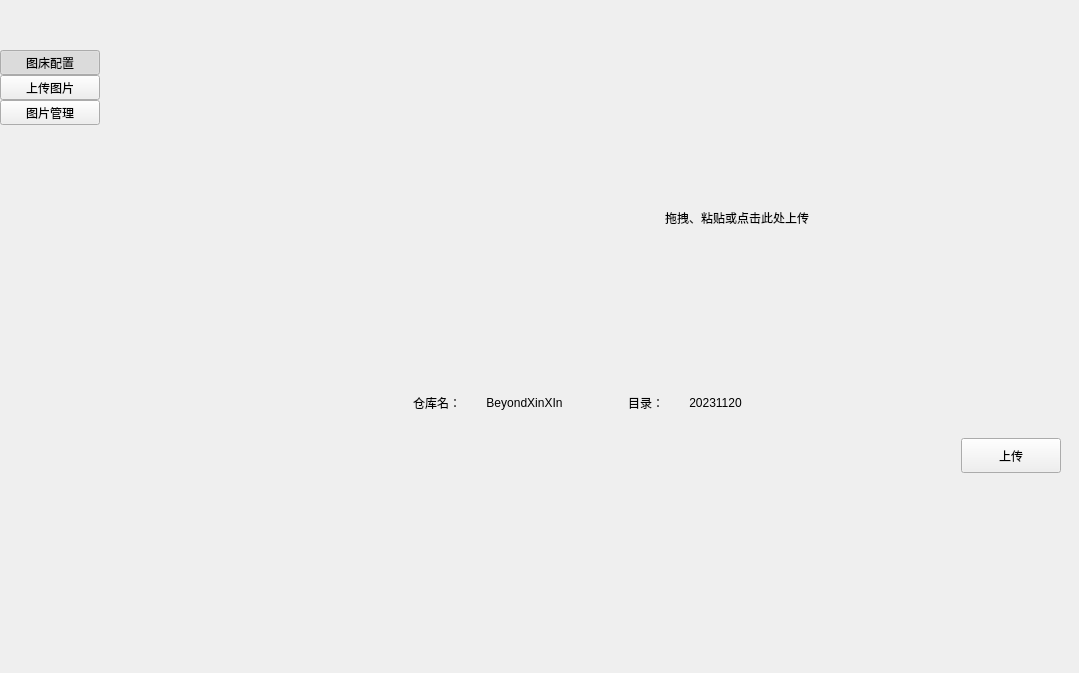
<?xml version="1.0" encoding="UTF-8"?>
<ui version="4.0">
 <class>MainWindow</class>
 <widget class="QWidget" name="MainWindow">
  <property name="geometry">
   <rect>
    <x>0</x>
    <y>0</y>
    <width>1079</width>
    <height>673</height>
   </rect>
  </property>
  <property name="windowTitle">
   <string>Form</string>
  </property>
  <layout class="QVBoxLayout" name="verticalLayout_5">
   <property name="spacing">
    <number>10</number>
   </property>
   <property name="leftMargin">
    <number>0</number>
   </property>
   <property name="topMargin">
    <number>0</number>
   </property>
   <property name="rightMargin">
    <number>0</number>
   </property>
   <property name="bottomMargin">
    <number>0</number>
   </property>
   <item>
    <widget class="QWidget" name="title_wid" native="true">
     <property name="sizePolicy">
      <sizepolicy hsizetype="Preferred" vsizetype="Fixed">
       <horstretch>0</horstretch>
       <verstretch>0</verstretch>
      </sizepolicy>
     </property>
     <property name="minimumSize">
      <size>
       <width>0</width>
       <height>40</height>
      </size>
     </property>
     <property name="styleSheet">
      <string notr="true"/>
     </property>
     <layout class="QHBoxLayout" name="horizontalLayout_2">
      <property name="spacing">
       <number>0</number>
      </property>
      <property name="leftMargin">
       <number>0</number>
      </property>
      <property name="topMargin">
       <number>0</number>
      </property>
      <property name="rightMargin">
       <number>0</number>
      </property>
      <property name="bottomMargin">
       <number>0</number>
      </property>
      <item>
       <spacer name="horizontalSpacer">
        <property name="orientation">
         <enum>Qt::Horizontal</enum>
        </property>
        <property name="sizeType">
         <enum>QSizePolicy::Minimum</enum>
        </property>
        <property name="sizeHint" stdset="0">
         <size>
          <width>24</width>
          <height>20</height>
         </size>
        </property>
       </spacer>
      </item>
      <item>
       <widget class="QLabel" name="title_lab">
        <property name="sizePolicy">
         <sizepolicy hsizetype="Expanding" vsizetype="Preferred">
          <horstretch>0</horstretch>
          <verstretch>0</verstretch>
         </sizepolicy>
        </property>
        <property name="styleSheet">
         <string notr="true"/>
        </property>
        <property name="text">
         <string/>
        </property>
        <property name="alignment">
         <set>Qt::AlignLeading|Qt::AlignLeft|Qt::AlignVCenter</set>
        </property>
       </widget>
      </item>
      <item>
       <widget class="QWidget" name="widgetMenu" native="true">
        <property name="sizePolicy">
         <sizepolicy hsizetype="Minimum" vsizetype="Preferred">
          <horstretch>0</horstretch>
          <verstretch>0</verstretch>
         </sizepolicy>
        </property>
        <layout class="QHBoxLayout" name="horizontalLayout">
         <property name="spacing">
          <number>0</number>
         </property>
         <property name="leftMargin">
          <number>0</number>
         </property>
         <property name="topMargin">
          <number>0</number>
         </property>
         <property name="rightMargin">
          <number>0</number>
         </property>
         <property name="bottomMargin">
          <number>0</number>
         </property>
         <item>
          <widget class="QPushButton" name="btnMin">
           <property name="sizePolicy">
            <sizepolicy hsizetype="Minimum" vsizetype="Expanding">
             <horstretch>0</horstretch>
             <verstretch>0</verstretch>
            </sizepolicy>
           </property>
           <property name="minimumSize">
            <size>
             <width>35</width>
             <height>0</height>
            </size>
           </property>
           <property name="maximumSize">
            <size>
             <width>35</width>
             <height>16777215</height>
            </size>
           </property>
           <property name="cursor">
            <cursorShape>ArrowCursor</cursorShape>
           </property>
           <property name="focusPolicy">
            <enum>Qt::NoFocus</enum>
           </property>
           <property name="toolTip">
            <string>最小化</string>
           </property>
           <property name="text">
            <string/>
           </property>
           <property name="icon">
            <iconset>
             <normaloff>:/image/titlemini.png</normaloff>:/image/titlemini.png</iconset>
           </property>
           <property name="flat">
            <bool>true</bool>
           </property>
           <property name="CustomStyle" stdset="0">
            <string>transparent</string>
           </property>
          </widget>
         </item>
         <item>
          <widget class="QPushButton" name="btnClose">
           <property name="sizePolicy">
            <sizepolicy hsizetype="Fixed" vsizetype="Expanding">
             <horstretch>0</horstretch>
             <verstretch>0</verstretch>
            </sizepolicy>
           </property>
           <property name="minimumSize">
            <size>
             <width>35</width>
             <height>0</height>
            </size>
           </property>
           <property name="maximumSize">
            <size>
             <width>35</width>
             <height>16777215</height>
            </size>
           </property>
           <property name="cursor">
            <cursorShape>ArrowCursor</cursorShape>
           </property>
           <property name="focusPolicy">
            <enum>Qt::NoFocus</enum>
           </property>
           <property name="toolTip">
            <string>关闭</string>
           </property>
           <property name="text">
            <string/>
           </property>
           <property name="icon">
            <iconset>
             <normaloff>:/image/titleclose.png</normaloff>:/image/titleclose.png</iconset>
           </property>
           <property name="flat">
            <bool>true</bool>
           </property>
           <property name="CustomStyle" stdset="0">
            <string>transparent</string>
           </property>
          </widget>
         </item>
        </layout>
       </widget>
      </item>
     </layout>
    </widget>
   </item>
   <item>
    <widget class="QWidget" name="main_wid" native="true">
     <property name="styleSheet">
      <string notr="true"/>
     </property>
     <layout class="QHBoxLayout" name="horizontalLayout_3">
      <property name="spacing">
       <number>10</number>
      </property>
      <property name="leftMargin">
       <number>0</number>
      </property>
      <property name="topMargin">
       <number>0</number>
      </property>
      <property name="rightMargin">
       <number>0</number>
      </property>
      <property name="bottomMargin">
       <number>0</number>
      </property>
      <item>
       <widget class="QWidget" name="control_wid" native="true">
        <property name="minimumSize">
         <size>
          <width>100</width>
          <height>0</height>
         </size>
        </property>
        <property name="maximumSize">
         <size>
          <width>100</width>
          <height>16777215</height>
         </size>
        </property>
        <layout class="QVBoxLayout" name="verticalLayout_2">
         <property name="spacing">
          <number>0</number>
         </property>
         <property name="leftMargin">
          <number>0</number>
         </property>
         <property name="topMargin">
          <number>0</number>
         </property>
         <property name="rightMargin">
          <number>0</number>
         </property>
         <property name="bottomMargin">
          <number>0</number>
         </property>
         <item>
          <widget class="QToolButton" name="btnConfigure">
           <property name="sizePolicy">
            <sizepolicy hsizetype="Expanding" vsizetype="Fixed">
             <horstretch>0</horstretch>
             <verstretch>0</verstretch>
            </sizepolicy>
           </property>
           <property name="text">
            <string>图床配置</string>
           </property>
           <property name="icon">
            <iconset>
             <normaloff>:/image/positiontest.png</normaloff>:/image/positiontest.png</iconset>
           </property>
           <property name="iconSize">
            <size>
             <width>50</width>
             <height>50</height>
            </size>
           </property>
           <property name="checkable">
            <bool>true</bool>
           </property>
           <property name="checked">
            <bool>true</bool>
           </property>
           <property name="toolButtonStyle">
            <enum>Qt::ToolButtonTextUnderIcon</enum>
           </property>
           <property name="CustomStyle" stdset="0">
            <string>ControlBtn</string>
           </property>
          </widget>
         </item>
         <item>
          <widget class="QToolButton" name="btnUpload">
           <property name="sizePolicy">
            <sizepolicy hsizetype="Expanding" vsizetype="Fixed">
             <horstretch>0</horstretch>
             <verstretch>0</verstretch>
            </sizepolicy>
           </property>
           <property name="text">
            <string>上传图片</string>
           </property>
           <property name="icon">
            <iconset>
             <normaloff>:/image/infoextend.png</normaloff>:/image/infoextend.png</iconset>
           </property>
           <property name="iconSize">
            <size>
             <width>50</width>
             <height>50</height>
            </size>
           </property>
           <property name="checkable">
            <bool>true</bool>
           </property>
           <property name="toolButtonStyle">
            <enum>Qt::ToolButtonTextUnderIcon</enum>
           </property>
           <property name="CustomStyle" stdset="0">
            <string>ControlBtn</string>
           </property>
          </widget>
         </item>
         <item>
          <widget class="QToolButton" name="btnBrowse">
           <property name="sizePolicy">
            <sizepolicy hsizetype="Expanding" vsizetype="Fixed">
             <horstretch>0</horstretch>
             <verstretch>0</verstretch>
            </sizepolicy>
           </property>
           <property name="text">
            <string>图片管理</string>
           </property>
           <property name="icon">
            <iconset>
             <normaloff>:/image/gametest.png</normaloff>:/image/gametest.png</iconset>
           </property>
           <property name="iconSize">
            <size>
             <width>50</width>
             <height>50</height>
            </size>
           </property>
           <property name="checkable">
            <bool>true</bool>
           </property>
           <property name="toolButtonStyle">
            <enum>Qt::ToolButtonTextUnderIcon</enum>
           </property>
           <property name="CustomStyle" stdset="0">
            <string>ControlBtn</string>
           </property>
          </widget>
         </item>
         <item>
          <spacer name="verticalSpacer">
           <property name="orientation">
            <enum>Qt::Vertical</enum>
           </property>
           <property name="sizeHint" stdset="0">
            <size>
             <width>20</width>
             <height>53</height>
            </size>
           </property>
          </spacer>
         </item>
        </layout>
       </widget>
      </item>
      <item>
       <widget class="QWidget" name="show_wid" native="true">
        <layout class="QVBoxLayout" name="verticalLayout_3">
         <item>
          <widget class="QStackedWidget" name="stacked">
           <property name="layoutDirection">
            <enum>Qt::LeftToRight</enum>
           </property>
           <property name="currentIndex">
            <number>1</number>
           </property>
           <widget class="QWidget" name="page1">
            <layout class="QVBoxLayout" name="verticalLayout">
             <property name="spacing">
              <number>20</number>
             </property>
             <property name="leftMargin">
              <number>20</number>
             </property>
             <property name="topMargin">
              <number>20</number>
             </property>
             <property name="rightMargin">
              <number>20</number>
             </property>
             <property name="bottomMargin">
              <number>20</number>
             </property>
             <item>
              <layout class="QGridLayout" name="gridLayout_2">
               <item row="0" column="0">
                <widget class="QLabel" name="lab1_2">
                 <property name="text">
                  <string>Token</string>
                 </property>
                 <property name="alignment">
                  <set>Qt::AlignCenter</set>
                 </property>
                </widget>
               </item>
               <item row="0" column="1">
                <widget class="QLineEdit" name="lineedit_token">
                 <property name="text">
                  <string/>
                 </property>
                 <property name="echoMode">
                  <enum>QLineEdit::Password</enum>
                 </property>
                </widget>
               </item>
               <item row="1" column="0">
                <widget class="QLabel" name="lab1_3">
                 <property name="text">
                  <string>用户名</string>
                 </property>
                 <property name="alignment">
                  <set>Qt::AlignCenter</set>
                 </property>
                </widget>
               </item>
               <item row="1" column="1">
                <widget class="QLineEdit" name="lineedit_user_name">
                 <property name="enabled">
                  <bool>false</bool>
                 </property>
                 <property name="text">
                  <string/>
                 </property>
                </widget>
               </item>
               <item row="2" column="0">
                <widget class="QLabel" name="lab1_4">
                 <property name="text">
                  <string>仓库名</string>
                 </property>
                 <property name="alignment">
                  <set>Qt::AlignCenter</set>
                 </property>
                </widget>
               </item>
               <item row="2" column="1">
                <widget class="QLineEdit" name="lineedit_repo_name">
                 <property name="text">
                  <string/>
                 </property>
                </widget>
               </item>
              </layout>
             </item>
             <item>
              <layout class="QHBoxLayout" name="horizontalLayout_4">
               <item>
                <spacer name="horizontalSpacer_2">
                 <property name="orientation">
                  <enum>Qt::Horizontal</enum>
                 </property>
                 <property name="sizeHint" stdset="0">
                  <size>
                   <width>40</width>
                   <height>20</height>
                  </size>
                 </property>
                </spacer>
               </item>
               <item>
                <widget class="QPushButton" name="btnConfigTest">
                 <property name="minimumSize">
                  <size>
                   <width>100</width>
                   <height>35</height>
                  </size>
                 </property>
                 <property name="maximumSize">
                  <size>
                   <width>100</width>
                   <height>35</height>
                  </size>
                 </property>
                 <property name="text">
                  <string>测试</string>
                 </property>
                 <property name="CustomStyle" stdset="0">
                  <string>transparent_blue</string>
                 </property>
                </widget>
               </item>
               <item>
                <widget class="QPushButton" name="btnConfigConfirm">
                 <property name="minimumSize">
                  <size>
                   <width>100</width>
                   <height>35</height>
                  </size>
                 </property>
                 <property name="maximumSize">
                  <size>
                   <width>100</width>
                   <height>35</height>
                  </size>
                 </property>
                 <property name="text">
                  <string>确认</string>
                 </property>
                 <property name="CustomStyle" stdset="0">
                  <string>transparent_green</string>
                 </property>
                </widget>
               </item>
              </layout>
             </item>
             <item>
              <spacer name="verticalSpacer_2">
               <property name="orientation">
                <enum>Qt::Vertical</enum>
               </property>
               <property name="sizeHint" stdset="0">
                <size>
                 <width>20</width>
                 <height>40</height>
                </size>
               </property>
              </spacer>
             </item>
            </layout>
           </widget>
           <widget class="QWidget" name="page2">
            <layout class="QHBoxLayout" name="horizontalLayout_9" stretch="1,5">
             <property name="spacing">
              <number>25</number>
             </property>
             <item>
              <widget class="PanelWidget" name="panelWidUpload" native="true">
               <property name="minimumSize">
                <size>
                 <width>260</width>
                 <height>0</height>
                </size>
               </property>
              </widget>
             </item>
             <item>
              <layout class="QVBoxLayout" name="verticalLayout_6">
               <item>
                <layout class="QHBoxLayout" name="horizontalLayout_8">
                 <item>
                  <spacer name="horizontalSpacer_7">
                   <property name="orientation">
                    <enum>Qt::Horizontal</enum>
                   </property>
                   <property name="sizeHint" stdset="0">
                    <size>
                     <width>40</width>
                     <height>20</height>
                    </size>
                   </property>
                  </spacer>
                 </item>
                 <item>
                  <widget class="QLabel" name="lab2">
                   <property name="minimumSize">
                    <size>
                     <width>500</width>
                     <height>300</height>
                    </size>
                   </property>
                   <property name="maximumSize">
                    <size>
                     <width>500</width>
                     <height>300</height>
                    </size>
                   </property>
                   <property name="text">
                    <string>拖拽、粘贴或点击此处上传</string>
                   </property>
                   <property name="alignment">
                    <set>Qt::AlignCenter</set>
                   </property>
                  </widget>
                 </item>
                 <item>
                  <spacer name="horizontalSpacer_8">
                   <property name="orientation">
                    <enum>Qt::Horizontal</enum>
                   </property>
                   <property name="sizeHint" stdset="0">
                    <size>
                     <width>40</width>
                     <height>20</height>
                    </size>
                   </property>
                  </spacer>
                 </item>
                </layout>
               </item>
               <item>
                <layout class="QHBoxLayout" name="horizontalLayout_7">
                 <item>
                  <widget class="QLabel" name="lab1_5">
                   <property name="text">
                    <string>仓库名：</string>
                   </property>
                   <property name="alignment">
                    <set>Qt::AlignCenter</set>
                   </property>
                  </widget>
                 </item>
                 <item>
                  <widget class="QLabel" name="labUploadName">
                   <property name="text">
                    <string>BeyondXinXIn</string>
                   </property>
                   <property name="alignment">
                    <set>Qt::AlignCenter</set>
                   </property>
                  </widget>
                 </item>
                 <item>
                  <spacer name="horizontalSpacer_6">
                   <property name="orientation">
                    <enum>Qt::Horizontal</enum>
                   </property>
                   <property name="sizeType">
                    <enum>QSizePolicy::Fixed</enum>
                   </property>
                   <property name="sizeHint" stdset="0">
                    <size>
                     <width>40</width>
                     <height>20</height>
                    </size>
                   </property>
                  </spacer>
                 </item>
                 <item>
                  <widget class="QLabel" name="lab1_9">
                   <property name="text">
                    <string>目录：</string>
                   </property>
                   <property name="alignment">
                    <set>Qt::AlignCenter</set>
                   </property>
                  </widget>
                 </item>
                 <item>
                  <widget class="QLabel" name="labUploadDir">
                   <property name="text">
                    <string>20231120</string>
                   </property>
                   <property name="alignment">
                    <set>Qt::AlignCenter</set>
                   </property>
                  </widget>
                 </item>
                 <item>
                  <spacer name="horizontalSpacer_5">
                   <property name="orientation">
                    <enum>Qt::Horizontal</enum>
                   </property>
                   <property name="sizeHint" stdset="0">
                    <size>
                     <width>40</width>
                     <height>20</height>
                    </size>
                   </property>
                  </spacer>
                 </item>
                </layout>
               </item>
               <item>
                <layout class="QHBoxLayout" name="horizontalLayout_6">
                 <item>
                  <spacer name="horizontalSpacer_4">
                   <property name="orientation">
                    <enum>Qt::Horizontal</enum>
                   </property>
                   <property name="sizeHint" stdset="0">
                    <size>
                     <width>40</width>
                     <height>20</height>
                    </size>
                   </property>
                  </spacer>
                 </item>
                 <item>
                  <widget class="QPushButton" name="btnUploadConfirm">
                   <property name="minimumSize">
                    <size>
                     <width>100</width>
                     <height>35</height>
                    </size>
                   </property>
                   <property name="maximumSize">
                    <size>
                     <width>100</width>
                     <height>35</height>
                    </size>
                   </property>
                   <property name="text">
                    <string>上传</string>
                   </property>
                   <property name="CustomStyle" stdset="0">
                    <string>transparent_blue</string>
                   </property>
                  </widget>
                 </item>
                </layout>
               </item>
               <item>
                <spacer name="verticalSpacer_3">
                 <property name="orientation">
                  <enum>Qt::Vertical</enum>
                 </property>
                 <property name="sizeHint" stdset="0">
                  <size>
                   <width>20</width>
                   <height>40</height>
                  </size>
                 </property>
                </spacer>
               </item>
              </layout>
             </item>
            </layout>
           </widget>
           <widget class="QWidget" name="page3">
            <layout class="QVBoxLayout" name="verticalLayout_4" stretch="1,100">
             <property name="spacing">
              <number>20</number>
             </property>
             <property name="leftMargin">
              <number>20</number>
             </property>
             <property name="topMargin">
              <number>20</number>
             </property>
             <property name="rightMargin">
              <number>20</number>
             </property>
             <property name="bottomMargin">
              <number>20</number>
             </property>
             <item>
              <layout class="QHBoxLayout" name="horizontalLayout_5">
               <item>
                <widget class="QPushButton" name="btnBrowseUpdate">
                 <property name="minimumSize">
                  <size>
                   <width>100</width>
                   <height>35</height>
                  </size>
                 </property>
                 <property name="maximumSize">
                  <size>
                   <width>100</width>
                   <height>35</height>
                  </size>
                 </property>
                 <property name="text">
                  <string>更新</string>
                 </property>
                 <property name="CustomStyle" stdset="0">
                  <string>transparent_green</string>
                 </property>
                </widget>
               </item>
               <item>
                <spacer name="horizontalSpacer_3">
                 <property name="orientation">
                  <enum>Qt::Horizontal</enum>
                 </property>
                 <property name="sizeHint" stdset="0">
                  <size>
                   <width>40</width>
                   <height>20</height>
                  </size>
                 </property>
                </spacer>
               </item>
               <item>
                <widget class="QLabel" name="label">
                 <property name="text">
                  <string>切换目录:    </string>
                 </property>
                </widget>
               </item>
               <item>
                <widget class="QComboBox" name="path_combobox">
                 <property name="minimumSize">
                  <size>
                   <width>300</width>
                   <height>35</height>
                  </size>
                 </property>
                 <property name="maximumSize">
                  <size>
                   <width>300</width>
                   <height>35</height>
                  </size>
                 </property>
                </widget>
               </item>
              </layout>
             </item>
             <item>
              <widget class="PanelWidget" name="panelWidBrowse" native="true"/>
             </item>
            </layout>
           </widget>
          </widget>
         </item>
        </layout>
       </widget>
      </item>
     </layout>
    </widget>
   </item>
  </layout>
 </widget>
 <customwidgets>
  <customwidget>
   <class>PanelWidget</class>
   <extends>QWidget</extends>
   <header location="global">widget/panelwidget.h</header>
   <container>1</container>
  </customwidget>
 </customwidgets>
 <resources>
  <include location="../res/main.qrc"/>
 </resources>
 <connections/>
</ui>
